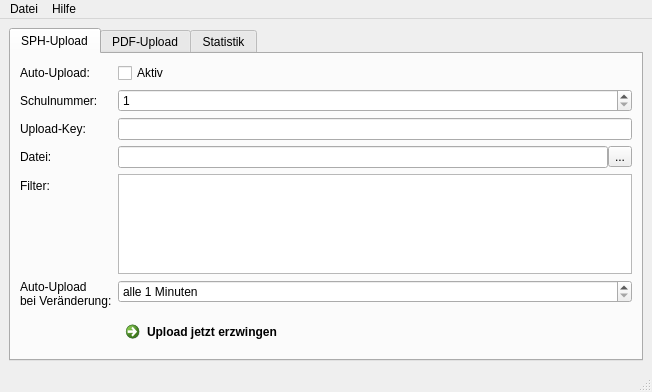
<?xml version="1.0" encoding="UTF-8"?>
<ui version="4.0">
 <class>uiWindow_mainWindow</class>
 <widget class="QMainWindow" name="uiWindow_mainWindow">
  <property name="geometry">
   <rect>
    <x>0</x>
    <y>0</y>
    <width>652</width>
    <height>392</height>
   </rect>
  </property>
  <property name="sizePolicy">
   <sizepolicy hsizetype="Preferred" vsizetype="Maximum">
    <horstretch>0</horstretch>
    <verstretch>0</verstretch>
   </sizepolicy>
  </property>
  <property name="windowTitle">
   <string>SPH Uploader</string>
  </property>
  <property name="autoFillBackground">
   <bool>false</bool>
  </property>
  <property name="documentMode">
   <bool>false</bool>
  </property>
  <property name="unifiedTitleAndToolBarOnMac">
   <bool>true</bool>
  </property>
  <widget class="QWidget" name="centralwidget">
   <layout class="QGridLayout" name="gridLayout">
    <item row="0" column="0">
     <widget class="QTabWidget" name="uiTabWidget_mainTabs">
      <property name="currentIndex">
       <number>0</number>
      </property>
      <widget class="QWidget" name="tab">
       <property name="enabled">
        <bool>true</bool>
       </property>
       <attribute name="title">
        <string>SPH-Upload</string>
       </attribute>
       <layout class="QFormLayout" name="formLayout">
        <item row="0" column="0">
         <widget class="QLabel" name="label_10">
          <property name="text">
           <string>Auto-Upload:</string>
          </property>
         </widget>
        </item>
        <item row="0" column="1">
         <widget class="QCheckBox" name="uiCheckBox_sphEnabled">
          <property name="text">
           <string>Aktiv</string>
          </property>
         </widget>
        </item>
        <item row="1" column="0">
         <widget class="QLabel" name="label_2">
          <property name="text">
           <string>Schulnummer:</string>
          </property>
         </widget>
        </item>
        <item row="1" column="1">
         <widget class="QSpinBox" name="uiSpinBox_sphSchulid">
          <property name="minimum">
           <number>1</number>
          </property>
          <property name="maximum">
           <number>99999</number>
          </property>
         </widget>
        </item>
        <item row="2" column="0">
         <widget class="QLabel" name="label">
          <property name="text">
           <string>Upload-Key:</string>
          </property>
         </widget>
        </item>
        <item row="2" column="1">
         <widget class="QLineEdit" name="uiLineEdit_sphUploadKey"/>
        </item>
        <item row="3" column="0">
         <widget class="QLabel" name="label_12">
          <property name="text">
           <string>Datei:</string>
          </property>
         </widget>
        </item>
        <item row="3" column="1">
         <layout class="QHBoxLayout" name="horizontalLayout_2">
          <property name="spacing">
           <number>0</number>
          </property>
          <property name="sizeConstraint">
           <enum>QLayout::SetMinAndMaxSize</enum>
          </property>
          <item>
           <widget class="QLineEdit" name="uiLineEdit_sphFile">
            <property name="readOnly">
             <bool>true</bool>
            </property>
           </widget>
          </item>
          <item>
           <widget class="QToolButton" name="uiButton_sphSelectFile">
            <property name="text">
             <string>...</string>
            </property>
           </widget>
          </item>
         </layout>
        </item>
        <item row="4" column="0">
         <widget class="QLabel" name="label_4">
          <property name="text">
           <string>Filter:</string>
          </property>
         </widget>
        </item>
        <item row="4" column="1">
         <widget class="QListWidget" name="uiListWidget_sphFilter">
          <property name="sizePolicy">
           <sizepolicy hsizetype="Expanding" vsizetype="Minimum">
            <horstretch>0</horstretch>
            <verstretch>0</verstretch>
           </sizepolicy>
          </property>
          <property name="minimumSize">
           <size>
            <width>0</width>
            <height>64</height>
           </size>
          </property>
          <property name="autoScroll">
           <bool>false</bool>
          </property>
          <property name="showDropIndicator" stdset="0">
           <bool>false</bool>
          </property>
          <property name="alternatingRowColors">
           <bool>true</bool>
          </property>
          <property name="sortingEnabled">
           <bool>true</bool>
          </property>
         </widget>
        </item>
        <item row="5" column="0">
         <widget class="QLabel" name="label_9">
          <property name="text">
           <string>Auto-Upload
bei Veränderung:</string>
          </property>
         </widget>
        </item>
        <item row="5" column="1">
         <widget class="QSpinBox" name="uiSpinBox_sphInterval">
          <property name="sizePolicy">
           <sizepolicy hsizetype="Minimum" vsizetype="Fixed">
            <horstretch>0</horstretch>
            <verstretch>0</verstretch>
           </sizepolicy>
          </property>
          <property name="suffix">
           <string> Minuten</string>
          </property>
          <property name="prefix">
           <string>alle </string>
          </property>
          <property name="minimum">
           <number>1</number>
          </property>
          <property name="maximum">
           <number>60</number>
          </property>
         </widget>
        </item>
        <item row="6" column="1">
         <widget class="QCommandLinkButton" name="uiButton_sphForceUpload">
          <property name="sizePolicy">
           <sizepolicy hsizetype="Maximum" vsizetype="Maximum">
            <horstretch>0</horstretch>
            <verstretch>0</verstretch>
           </sizepolicy>
          </property>
          <property name="text">
           <string>Upload jetzt erzwingen  </string>
          </property>
         </widget>
        </item>
       </layout>
      </widget>
      <widget class="QWidget" name="tab_2">
       <attribute name="title">
        <string>PDF-Upload</string>
       </attribute>
       <layout class="QFormLayout" name="formLayout_3">
        <item row="1" column="0">
         <widget class="QLabel" name="label_11">
          <property name="text">
           <string>Auto-Upload:</string>
          </property>
         </widget>
        </item>
        <item row="1" column="1">
         <widget class="QCheckBox" name="uiCheckBox_webEnabled">
          <property name="text">
           <string>Aktiv</string>
          </property>
         </widget>
        </item>
        <item row="2" column="0">
         <widget class="QLabel" name="label_13">
          <property name="text">
           <string>Url:</string>
          </property>
         </widget>
        </item>
        <item row="2" column="1">
         <widget class="QLineEdit" name="uiLineEdit_webUrl"/>
        </item>
        <item row="3" column="0">
         <widget class="QLabel" name="label_14">
          <property name="text">
           <string>Secret:</string>
          </property>
         </widget>
        </item>
        <item row="3" column="1">
         <widget class="QLineEdit" name="uiLineEdit_webSecret"/>
        </item>
        <item row="4" column="0">
         <widget class="QLabel" name="label_15">
          <property name="text">
           <string>PDF Ordner:</string>
          </property>
         </widget>
        </item>
        <item row="4" column="1">
         <layout class="QHBoxLayout" name="horizontalLayout_4">
          <property name="spacing">
           <number>0</number>
          </property>
          <property name="sizeConstraint">
           <enum>QLayout::SetMinAndMaxSize</enum>
          </property>
          <item>
           <widget class="QLineEdit" name="uiLineEdit_webDir">
            <property name="readOnly">
             <bool>true</bool>
            </property>
           </widget>
          </item>
          <item>
           <widget class="QToolButton" name="uiButton_webSelectDir">
            <property name="text">
             <string>...</string>
            </property>
           </widget>
          </item>
         </layout>
        </item>
        <item row="5" column="0">
         <widget class="QLabel" name="label_17">
          <property name="text">
           <string>Auto-Upload
bei Veränderung:</string>
          </property>
         </widget>
        </item>
        <item row="5" column="1">
         <widget class="QSpinBox" name="uiSpinBox_webInterval">
          <property name="suffix">
           <string> Minuten</string>
          </property>
          <property name="prefix">
           <string>alle </string>
          </property>
          <property name="minimum">
           <number>1</number>
          </property>
          <property name="maximum">
           <number>60</number>
          </property>
         </widget>
        </item>
        <item row="6" column="1">
         <widget class="QCommandLinkButton" name="uiButton_webForceUpload">
          <property name="sizePolicy">
           <sizepolicy hsizetype="Preferred" vsizetype="Maximum">
            <horstretch>0</horstretch>
            <verstretch>0</verstretch>
           </sizepolicy>
          </property>
          <property name="text">
           <string>Upload jetzt erzwingen  </string>
          </property>
         </widget>
        </item>
        <item row="7" column="1">
         <spacer name="verticalSpacer">
          <property name="orientation">
           <enum>Qt::Vertical</enum>
          </property>
          <property name="sizeHint" stdset="0">
           <size>
            <width>20</width>
            <height>40</height>
           </size>
          </property>
         </spacer>
        </item>
        <item row="0" column="1">
         <spacer name="verticalSpacer_2">
          <property name="orientation">
           <enum>Qt::Vertical</enum>
          </property>
          <property name="sizeHint" stdset="0">
           <size>
            <width>20</width>
            <height>40</height>
           </size>
          </property>
         </spacer>
        </item>
       </layout>
      </widget>
      <widget class="QWidget" name="tab_3">
       <attribute name="title">
        <string>Statistik</string>
       </attribute>
       <layout class="QVBoxLayout" name="verticalLayout">
        <item>
         <widget class="QGroupBox" name="groupBox_4">
          <property name="sizePolicy">
           <sizepolicy hsizetype="MinimumExpanding" vsizetype="MinimumExpanding">
            <horstretch>0</horstretch>
            <verstretch>0</verstretch>
           </sizepolicy>
          </property>
          <property name="title">
           <string>SPH</string>
          </property>
          <layout class="QFormLayout" name="formLayout_4">
           <item row="0" column="0">
            <widget class="QLabel" name="label_20">
             <property name="text">
              <string>Uploadversuche seit Programmstart:</string>
             </property>
            </widget>
           </item>
           <item row="0" column="1">
            <widget class="QLabel" name="uiLabel_sphUploadCount">
             <property name="text">
              <string>TextLabel</string>
             </property>
            </widget>
           </item>
           <item row="1" column="0">
            <widget class="QLabel" name="label_16">
             <property name="text">
              <string>Letzter erfolgreicher Upload:</string>
             </property>
            </widget>
           </item>
           <item row="1" column="1">
            <widget class="QLabel" name="uiLabel_sphTimestamp">
             <property name="text">
              <string>TextLabel</string>
             </property>
            </widget>
           </item>
           <item row="2" column="0">
            <widget class="QLabel" name="label_18">
             <property name="text">
              <string>Letzter Upload-Status:</string>
             </property>
            </widget>
           </item>
           <item row="2" column="1">
            <widget class="QLabel" name="uiLabel_sphStatus">
             <property name="text">
              <string>TextLabel</string>
             </property>
            </widget>
           </item>
          </layout>
         </widget>
        </item>
        <item>
         <widget class="QGroupBox" name="groupBox_2">
          <property name="sizePolicy">
           <sizepolicy hsizetype="Expanding" vsizetype="MinimumExpanding">
            <horstretch>0</horstretch>
            <verstretch>0</verstretch>
           </sizepolicy>
          </property>
          <property name="title">
           <string>PDF</string>
          </property>
          <layout class="QFormLayout" name="formLayout_2">
           <item row="0" column="0">
            <widget class="QLabel" name="label_5">
             <property name="text">
              <string>Uploadversuche seit Programmstart:</string>
             </property>
            </widget>
           </item>
           <item row="0" column="1">
            <widget class="QLabel" name="uiLabel_webUploadCount">
             <property name="text">
              <string>TextLabel</string>
             </property>
            </widget>
           </item>
           <item row="1" column="0">
            <widget class="QLabel" name="label_3">
             <property name="text">
              <string>Letzter erfolgreicher Upload:</string>
             </property>
            </widget>
           </item>
           <item row="1" column="1">
            <widget class="QLabel" name="uiLabel_webTimestamp">
             <property name="text">
              <string>TextLabel</string>
             </property>
            </widget>
           </item>
           <item row="2" column="0">
            <widget class="QLabel" name="label_7">
             <property name="text">
              <string>Letzter Upload-Status:</string>
             </property>
            </widget>
           </item>
           <item row="2" column="1">
            <widget class="QLabel" name="uiLabel_webStatus">
             <property name="text">
              <string>TextLabel</string>
             </property>
            </widget>
           </item>
          </layout>
         </widget>
        </item>
       </layout>
      </widget>
     </widget>
    </item>
   </layout>
  </widget>
  <widget class="QMenuBar" name="menubar">
   <property name="geometry">
    <rect>
     <x>0</x>
     <y>0</y>
     <width>652</width>
     <height>27</height>
    </rect>
   </property>
   <widget class="QMenu" name="menuDatei">
    <property name="title">
     <string>Datei</string>
    </property>
    <addaction name="uiAction_close"/>
    <addaction name="uiAction_quit"/>
   </widget>
   <widget class="QMenu" name="menuHilfe">
    <property name="title">
     <string>Hilfe</string>
    </property>
    <addaction name="uiAction_about"/>
   </widget>
   <addaction name="menuDatei"/>
   <addaction name="menuHilfe"/>
  </widget>
  <widget class="QStatusBar" name="uiStatusbar_statusbar"/>
  <action name="uiAction_close">
   <property name="text">
    <string>Fenster Schließen</string>
   </property>
  </action>
  <action name="action_ber">
   <property name="text">
    <string>Über</string>
   </property>
  </action>
  <action name="uiAction_about">
   <property name="text">
    <string>Über</string>
   </property>
  </action>
  <action name="uiAction_quit">
   <property name="text">
    <string>Beenden</string>
   </property>
  </action>
 </widget>
 <resources/>
 <connections/>
</ui>
